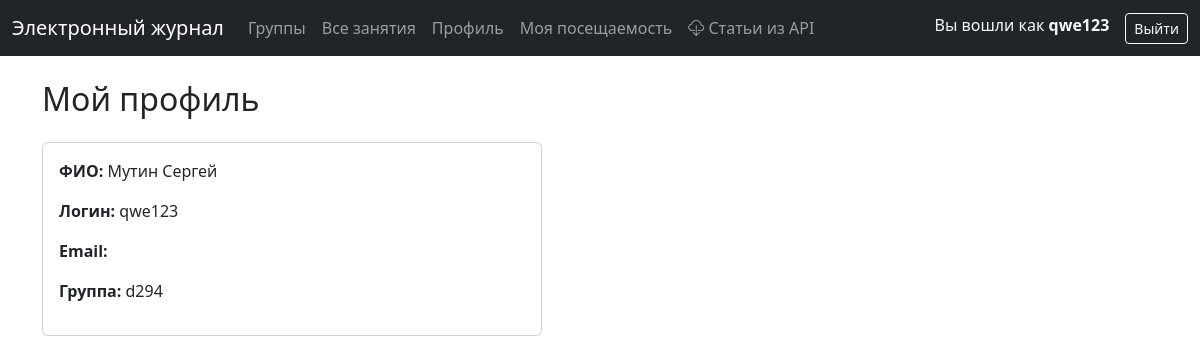
The page /student/profile/ (signed in) on the database its author committed.
### users/models.py (models this page shows)
class User(AbstractUser):
    username = models.CharField(
        max_length=150,
        unique=True,
        verbose_name='Логин',
        help_text='Латиница, цифры и @#$%^&+=!_.-/?*()',
    )
    @property
    def is_student(self):
        return hasattr(self, 'student')
    @property
    def is_teacher(self):
        return hasattr(self, 'teacher')
    def get_full_name(self):
        if self.first_name and self.last_name:
            return f"{self.first_name} {self.last_name}"
        return self.username
    class Meta:
        constraints = [
            models.CheckConstraint(
                name='username_allowed_chars',
                check=Q(username__regex=ALLOWED_RE),
            ),
        ]

### journal/models.py (models this page shows, shortened)
class Student(models.Model):
    user = models.OneToOneField(settings.AUTH_USER_MODEL, on_delete=models.PROTECT, verbose_name='Пользователь')
    student_id = models.CharField(max_length=200, blank=True, verbose_name='Student_ID')
    id_record_book = models.CharField(max_length=200, blank=True, null=True)
    id_group = models.ForeignKey('Group', on_delete=models.PROTECT, verbose_name='Номер группы', blank=True)
    last_name = models.CharField(max_length=200, verbose_name='Фамилия')
    first_name = models.CharField(max_length=200, verbose_name='Имя')
    second_name = models.CharField(max_length=200, blank=True, null=True, verbose_name='Отчество')
    starosta = models.BooleanField(default=False, blank=True)
    expelled = models.BooleanField(default=False, blank=True)
    status = models.CharField(max_length=200, verbose_name='Статус', blank=True, null=True)
    history = HistoricalRecords()
    class Meta:
        verbose_name = 'Студент'
        verbose_name_plural = 'Студенты'
        ordering = ['last_name', 'first_name', 'second_name']

class Group(models.Model):
    id_group = models.CharField(max_length=100, unique=True, verbose_name='Номер группы')
    name = models.CharField(max_length=200, verbose_name='Группа')
    year_priem = models.CharField(max_length=200, verbose_name='Год приема')
    study_form = models.CharField(max_length=200, blank=True, null=True, verbose_name='Форма обучения')
    level = models.CharField(max_length=200, blank=True, null=True, verbose_name='Уровень')
    faculty = models.CharField(max_length=200, blank=True, null=True, verbose_name='Факультет')
    department = models.CharField(max_length=200, blank=True, null=True, verbose_name='Подразделение')
    term_number = models.CharField(max_length=2, blank=True, verbose_name='Период')
    number_of_active_students = models.CharField(max_length=2, blank=True, verbose_name='Количество студентов')
    status = models.BooleanField(default=False, blank=True)
    semestr = models.CharField(max_length=10, blank=True, verbose_name='Семестр')
    history = HistoricalRecords()
    class Meta:
        unique_together = [("id_group", "name")]
        verbose_name = 'Группа'
        verbose_name_plural = 'Группы'
        ordering = ['name']

### journal/views.py (the view)
# urls.py: path("student/profile/", views.ProfileView.as_view(), name="student-profile"),
class ProfileView(LoginRequiredMixin, StudentRequiredMixin, TemplateView):
    template_name = "student/profile.html"
    def get_context_data(self, **kwargs):
        context = super().get_context_data(**kwargs)
        student = self.request.user.student
        context["student"] = student
        context["title"] = "Мой профиль"
        return context

### journal/mixins.py (called while the page is built)
    def test_func(self):
        user = self.request.user
        if not user.is_authenticated:
            return False
        return hasattr(user, 'student') and user.student is not None

### templates/student/profile.html (shortened to what this page needs)
{% extends "base.html" %}
{% block content %}
<h2 class="mb-4">Мой профиль</h2>
<div class="card" style="max-width: 500px;">
    <div class="card-body">
        <p><strong>ФИО:</strong> {{ student.last_name }} {{ student.first_name }}</p>
        <p><strong>Логин:</strong> {{ student.user.username }}</p>
        <p><strong>Email:</strong> {{ student.user.email }}</p>
        <p><strong>Группа:</strong> {{ student.id_group.name }}</p>
    </div>
</div>
{% endblock content %}

### templates/base.html (shortened to what this page needs)
<!DOCTYPE html>
<html lang="ru">
<head>
    <link href="https://cdn.jsdelivr.net/npm/bootstrap@5.3.2/dist/css/bootstrap.min.css" rel="stylesheet">
    {% load static %}
    <link href="{% static 'journal/css/styles.css' %}" rel="stylesheet">
    <link rel="stylesheet" href="https://cdn.jsdelivr.net/npm/bootstrap-icons@1.11.3/font/bootstrap-icons.min.css">
</head>
<body>
    <nav class="navbar navbar-expand-lg navbar-dark bg-dark">
        <div class="container-fluid">
            <a class="navbar-brand" href="{% url 'home' %}">Электронный журнал</a>
            <div class="collapse navbar-collapse" id="navbarSupportedContent">
                {% if user.is_authenticated %}
                <ul class="navbar-nav me-auto mb-2 mb-lg-0">
                    {% if user.is_teacher %}
                    <li class="nav-item">
                        <a class="nav-link" href="{% url 'teacher-groups' %}">Группы</a>
                    </li>
                    <li class="nav-item">
                        <a class="nav-link" href="{% url 'teacher-lessons-all' %}">Все занятия</a>
                    </li>
                    {% endif %}
                    {% if user.is_student %}
                    <li class="nav-item">
                        <a class="nav-link" href="{% url 'student-profile' %}">Профиль</a>
                    </li>
                    <li class="nav-item">
                        <a class="nav-link" href="{% url 'student-attendance' %}">Моя посещаемость</a>
                    </li>
                    {% endif %}
                    <li class="nav-item">
                        <a class="nav-link" href="{% url 'api-women' %}">
                            <i class="bi bi-cloud-download"></i> Статьи из API
                        </a>
                    </li>
                </ul>
                <ul class="navbar-nav ms-auto">
                    <li class="nav-item">
                        <span class="navbar-text text-light me-3">
                            Вы вошли как <strong>{{ user.get_full_name|default:user.username }}</strong>
                        </span>
                    </li>
                    <li class="nav-item">
                        <form method="post" action="{% url 'logout' %}" style="display: inline;">
                            <button type="submit" class="btn btn-outline-light btn-sm">Выйти</button>
                        </form>
                    </li>
                </ul>
                {% endif %}
            </div>
        </div>
    </nav>
    <div class="container py-4">
        {% block content %}{% endblock content %}
    </div>
</body>
</html>

### rows shown on the page
User: get_full_name "qwe123"
Student: last_name "Мутин", first_name "Сергей", user.username "qwe123", id_group.name "d294"
